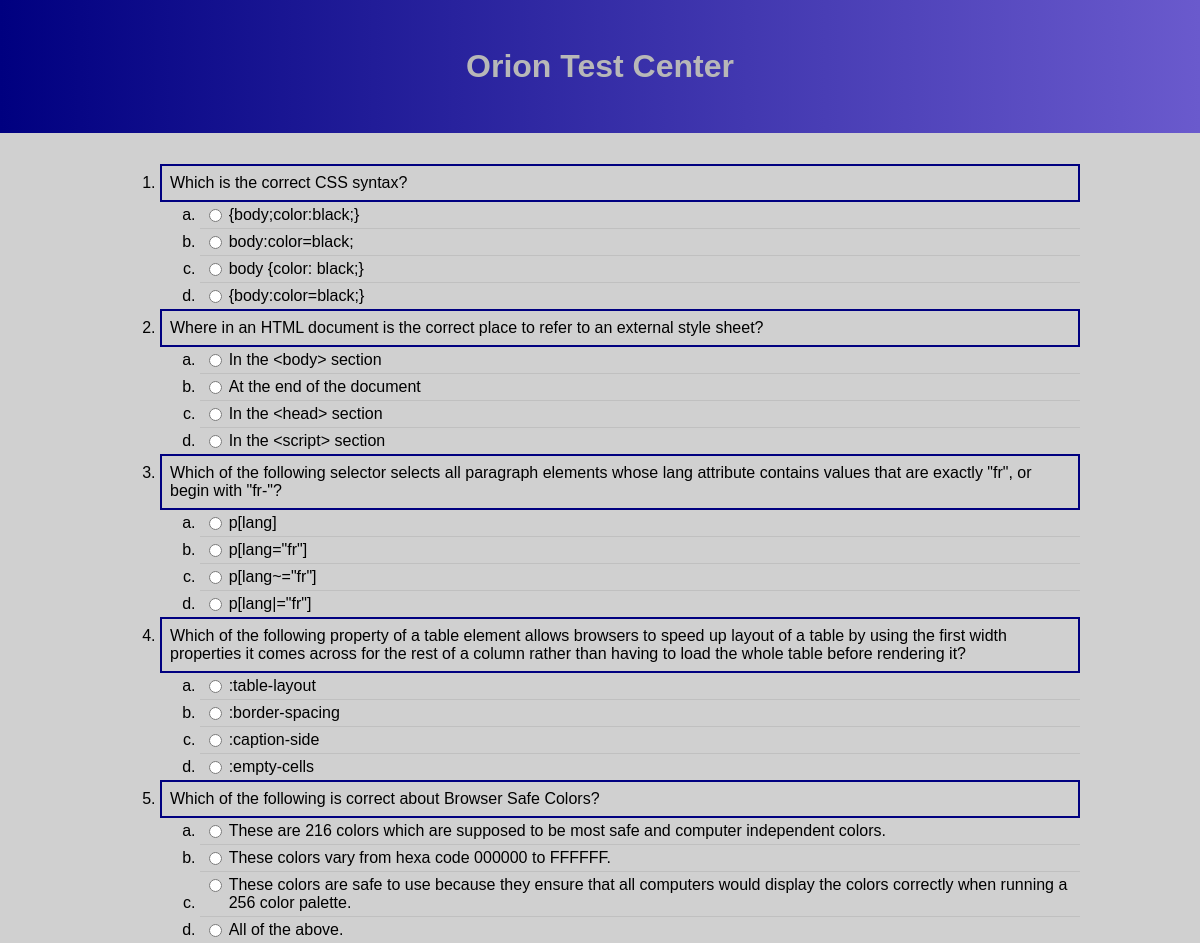
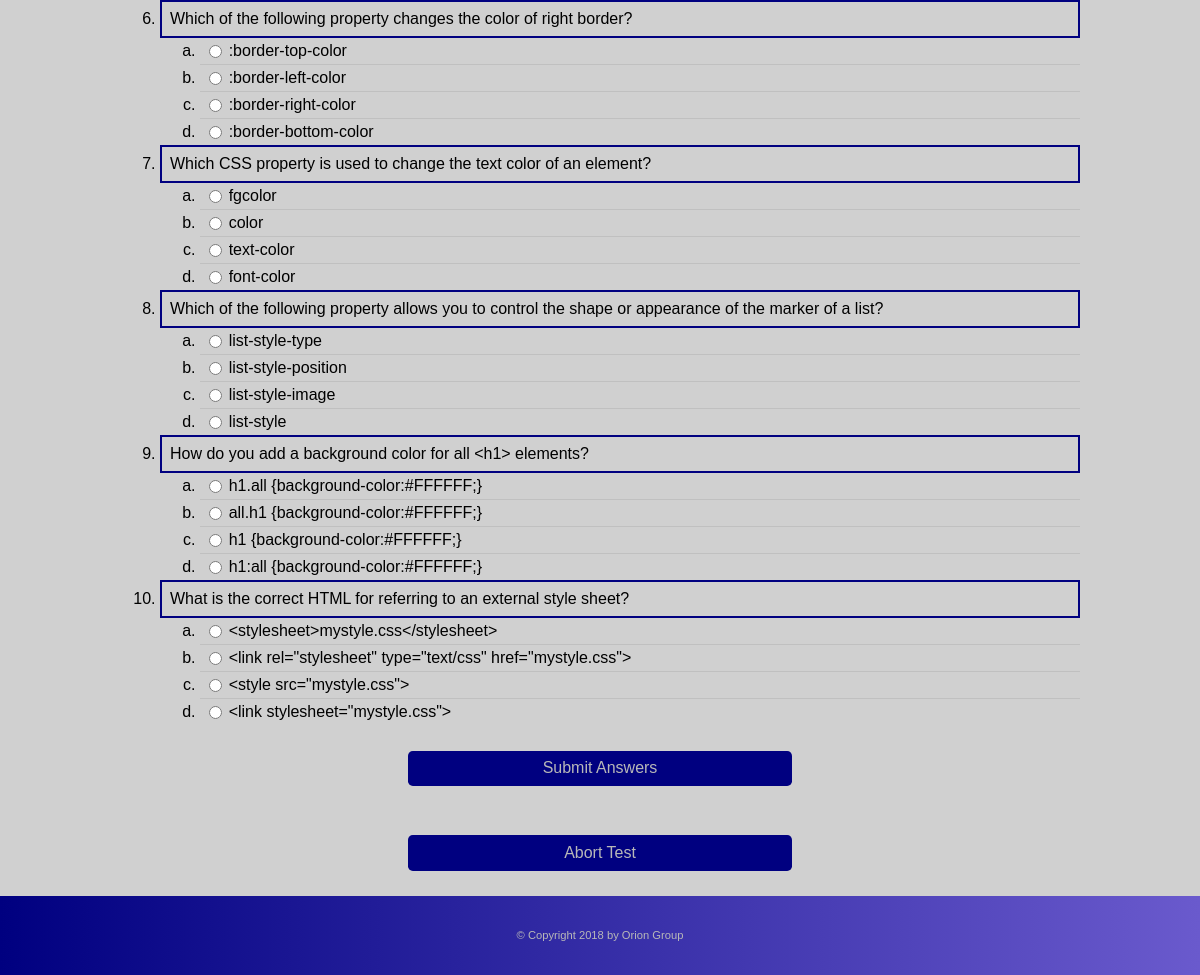
/doAssessment.php, run on the app's committed database (2 pictures, top to bottom).
### tables this page shows
CREATE TABLE `question` (
  `question_id` int(11) NOT NULL AUTO_INCREMENT,
  `subject_id` int(11) NOT NULL,
  `description` varchar(500) DEFAULT NULL,
  `optionA` varchar(200) DEFAULT NULL,
  `optionB` varchar(200) DEFAULT NULL,
  `optionC` varchar(200) DEFAULT NULL,
  `optionD` varchar(200) DEFAULT NULL,
  `answer` enum('a','b','c','d') DEFAULT NULL,
  `active` boolean NOT NULL DEFAULT 1,
  PRIMARY KEY (`question_id`),
  FOREIGN KEY (`subject_id`) REFERENCES `subject` (`subject_id`) 
);

### model/question_db.php (called while the page is built, shortened)
<?php
function get_questions_by_subject($subject_id) {
    global $db;
    $query = 'SELECT * FROM question
              WHERE subject_id = :subject_id
              AND active = 1
              ORDER BY question_id';
    try {
        $statement = $db->prepare($query);
        $statement->bindValue(':subject_id', $subject_id);
        $statement->execute();
        $result = $statement->fetchAll();
        return $result;
    } catch (PDOException $e) {
        $error_message = $e->getMessage();
        display_db_error($error_message);
    }
}
?>

### doAssessment.php (the view, shortened to what this page needs)
<?php
require_once('model/database.php');
require_once('model/question_db.php');
$subjectId = filter_input(INPUT_POST, "subjectId");
if (!isset($subjectId)) { $subjectId = "1"; }
$questions = get_questions_by_subject($subjectId);
$selectedQuestions = array();
do {
    $i = mt_rand(0, count($questions) - 1);
    if (!in_array($questions[$i], $selectedQuestions)) {
        $selectedQuestions[] = $questions[$i];
    }
} while (count($selectedQuestions) < 10);
include 'view/header.php'; ?>
<section>
    <form class="form-questions" action="assessmentResult.php" method="post">
        <ol><?php foreach ($selectedQuestions as $item) { ?>
            <li class="list-group-question"><span><?php echo htmlspecialchars($item["description"]); ?></span></li>
            <ol  class="list-group-answer" type="a">
                <li>
                    <input type="radio" name="<?php echo $item["question_id"]; ?>" value="a" id="<?php echo $item["question_id"]; ?>a" required>
                    <span><label class="cursor" for="<?php echo $item["question_id"]; ?>a"><?php echo htmlspecialchars($item["optionA"]); ?></label></span>
                </li>
                <li>
                    <input type="radio" name="<?php echo $item["question_id"]; ?>" value="b" id="<?php echo $item["question_id"]; ?>b">
                    <span><label class="cursor" for="<?php echo $item["question_id"]; ?>b"><?php echo htmlspecialchars($item["optionB"]); ?></label></span>
                </li>
                <li>
                    <input type="radio" name="<?php echo $item["question_id"]; ?>" value="c" id="<?php echo $item["question_id"]; ?>c">
                    <span><label class="cursor" for="<?php echo $item["question_id"]; ?>c"><?php echo htmlspecialchars($item["optionC"]); ?></label></span>
                </li>
                <li>
                    <input type="radio" name="<?php echo $item["question_id"]; ?>" value="d" id="<?php echo $item["question_id"]; ?>d">
                    <span><label class="cursor" for="<?php echo $item["question_id"]; ?>d"><?php echo htmlspecialchars($item["optionD"]); ?></label></span>
                </li>
            </ol>
        <?php } ?></ol>
        <div class="center">
            <button type="submit" class="btn-basic" name="">Submit Answers</button>
        </div>
    </form>
    <form class="form-questions center" action="userArea.php" method="post">
        <button type="submit" class="btn-basic" name="abort">Abort Test</button>
    </form>
</section>
<?php include 'view/footer.php'; ?>

### view/header.php (shortened to what this page needs)
<!DOCTYPE html>
<html>
<head>
    <link rel="stylesheet" type="text/css" href="css/style.css" />
    <link rel="stylesheet" type="text/css" href="css/lists.css" />
    <link rel="stylesheet" type="text/css" href="css/forms.css" />
    <link rel="stylesheet" type="text/css" href="css/tables.css" />
    <link rel="stylesheet" type="text/css" href="css/modal.css" />
</head>
<body class="text-center">
<header>
    <h1>Orion Test Center</h1>
</header>
<main>

### view/footer.php
</main>
<footer class="footer">
    <p id="copyright">
        &copy; Copyright 2018 by Orion Group
    </p>
</footer>
</body>
</html>

### css/style.css (style rules this page uses)
html { height: 100%; margin: 0; padding: 0; background: #D0D0D0; }
body { font-family: Verdana,Geneva,sans-serif; margin: 0; background: #D0D0D0; padding: 0; display: flex; flex-direction: column; height: 100%; }
main { flex: 1 0 auto; position: relative; }
header { text-align: center; background-image: linear-gradient(90deg, #000080, #6A5ACD); padding: 3em 0; display: flex; align-items: center; justify-content: center; flex-shrink: 0; }
header h1 { color: #B8B8B8; margin: 0; }
footer { padding: 2em 0; text-align: center; font-size: 0.7em; background-image: linear-gradient(90deg, #000080, #6A5ACD); color: #B8B8B8; flex-shrink: 0; }
.btn-basic { display: inline-block; text-align: center; vertical-align: middle; border: 1px solid transparent; padding: 0.3em 0.7em; font-size: 1em; line-height: 1.5; border-radius: 0.3em; color: #B8B8B8; background-color: #000080; cursor: pointer; width: 40%; margin: 0.6em; }
.form-questions { text-align: left; width: 80%; padding: 15px; margin: 0 auto; }
.center { text-align: center; }
.cursor { cursor: pointer; }

### css/lists.css (style rules this page uses)
.list-group-question { padding: 0.5em; border: 2px solid navy; }
.list-group-question span { margin: 0; padding: 0; display: block; overflow: hidden; }
.list-group-answer li { padding: 0.25em; border-top: 1px solid silver; }
.list-group-answer li:first-child { border-top: 0px none silver; }
.list-group-answer input { margin-right: 0.5em; float: left; }
.list-group-answer label { margin: -0.25em; padding: 0.25em; width: 100%; display: inline-block; }
.list-group-answer span { margin: 0; padding: 0; display: block; overflow: hidden; }

### data on the page
question: description "Which is the correct CSS syntax?", optionA "{body;color:black;}", optionB "body:color=black;", optionC "body {color: black;}", optionD "{body:color=black;}"
question: description "Where in an HTML document is the correct place to refer to an external style sheet?", optionA "In the <body> section", optionB "At the end of the document", optionC "In the <head> section", optionD "In the <script> section"
question: description "Which of the following selector selects all paragraph elements whose lang attribute contains values that are exactly \"fr\", or begin with \"fr-\"?", optionA "p[lang]", optionB "p[lang=\"fr\"]", optionC "p[lang~=\"fr\"]", optionD "p[lang|=\"fr\"]"
question: description "Which of the following property of a table element allows browsers to speed up layout of a table by using the first width properties it comes across for the rest of a column rather than having to load the whole table before rendering it?", optionA ":table-layout", optionB ":border-spacing", optionC ":caption-side", optionD ":empty-cells"
question: description "Which of the following is correct about Browser Safe Colors?", optionA "These are 216 colors which are supposed to be most safe and computer independent colors.", optionB "These colors vary from hexa code 000000 to FFFFFF.", optionC "These colors are safe to use because they ensure that all computers would display the colors correctly when running a 256 color palette.", optionD "All of the above."
question: description "Which of the following property changes the color of right border?", optionA ":border-top-color", optionB ":border-left-color", optionC ":border-right-color", optionD ":border-bottom-color"
question: description "Which CSS property is used to change the text color of an element?", optionA "fgcolor", optionB "color", optionC "text-color", optionD "font-color"
question: description "Which of the following property allows you to control the shape or appearance of the marker of a list?", optionA "list-style-type", optionB "list-style-position", optionC "list-style-image", optionD "list-style"
question: description "How do you add a background color for all <h1> elements?", optionA "h1.all {background-color:#FFFFFF;}", optionB "all.h1 {background-color:#FFFFFF;}", optionC "h1 {background-color:#FFFFFF;}", optionD "h1:all {background-color:#FFFFFF;}"
question: description "What is the correct HTML for referring to an external style sheet?", optionA "<stylesheet>mystyle.css</stylesheet>", optionB "<link rel=\"stylesheet\" type=\"text/css\" href=\"mystyle.css\">", optionC "<style src=\"mystyle.css\">", optionD "<link stylesheet=\"mystyle.css\">"
